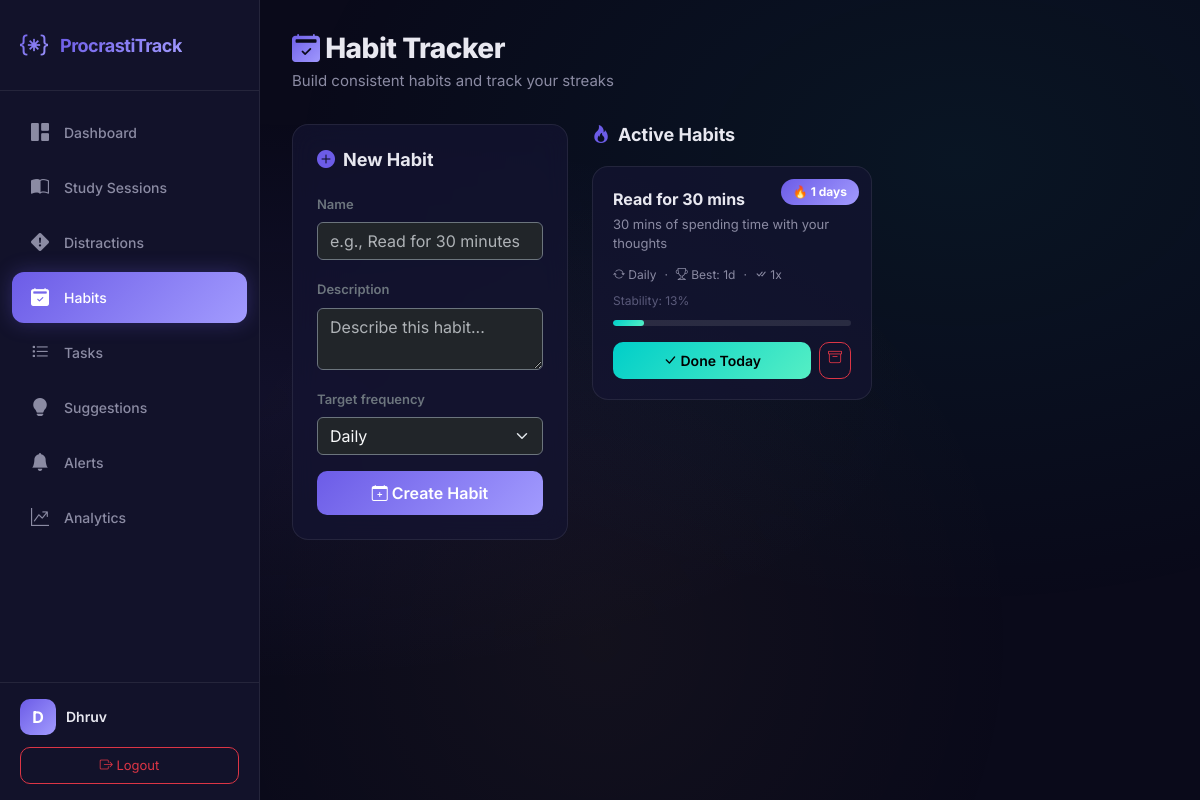
The page /habits/ (signed in) on the database its author committed.
### analyzer/models.py (models this page shows, shortened)
class Habit(models.Model):
    FREQUENCY_CHOICES = [
        ('daily', 'Daily'),
        ('weekly', 'Weekly'),
        ('custom', 'Custom'),
    ]
    user = models.ForeignKey(User, on_delete=models.CASCADE, related_name='habits')
    name = models.CharField(max_length=200)
    description = models.TextField(blank=True, null=True)
    target_frequency = models.CharField(max_length=20, choices=FREQUENCY_CHOICES, default='daily')
    current_streak = models.PositiveIntegerField(default=0)
    longest_streak = models.PositiveIntegerField(default=0)
    total_completions = models.PositiveIntegerField(default=0)
    last_completed = models.DateField(blank=True, null=True)
    is_active = models.BooleanField(default=True)
    created_at = models.DateTimeField(auto_now_add=True)
    @property
    def stability_score(self):
        if self.total_completions == 0:
            return 0
        days_since_creation = max((timezone.now().date() - self.created_at.date()).days, 1)
        if self.target_frequency == 'daily':
            expected = days_since_creation
        elif self.target_frequency == 'weekly':
            expected = max(days_since_creation // 7, 1)
        else:
            expected = max(days_since_creation // 3, 1)
        consistency = min(self.total_completions / expected, 1.0)
        streak_bonus = min(self.current_streak / 30, 0.3)  # Max 30% bonus for 30-day streak
        return min(round((consistency + streak_bonus) * 100), 100)
    class Meta:
        ordering = ['-current_streak']

### analyzer/views.py (the view)
# urls.py: path('habits/', views.habits_view, name='habits'),
@login_required
def habits_view(request):
    if request.method == 'POST':
        form = HabitForm(request.POST)
        if form.is_valid():
            habit = form.save(commit=False)
            habit.user = request.user
            habit.save()
            messages.success(request, f"Habit '{habit.name}' created!")
            return redirect('habits')
    else:
        form = HabitForm()
    habits = Habit.objects.filter(user=request.user, is_active=True)
    return render(request, 'analyzer/habits.html', {
        'form': form,
        'habits': habits,
    })

### analyzer/forms.py
class HabitForm(forms.ModelForm):
    class Meta:
        model = Habit
        fields = ['name', 'description', 'target_frequency']
        widgets = {
            'name': forms.TextInput(attrs={
                'class': 'form-control bg-dark text-light border-secondary',
                'placeholder': 'e.g., Read for 30 minutes'
            }),
            'description': forms.Textarea(attrs={
                'class': 'form-control bg-dark text-light border-secondary',
                'rows': 2,
                'placeholder': 'Describe this habit...'
            }),
            'target_frequency': forms.Select(attrs={
                'class': 'form-select bg-dark text-light border-secondary'
            }),
        }

### analyzer/templates/analyzer/habits.html (shortened to what this page needs)
{% extends 'analyzer/base.html' %}
{% block content %}
<div class="page-header slide-up">
    <h1><i class="bi bi-calendar2-check-fill text-gradient"></i> Habit Tracker</h1>
    <p>Build consistent habits and track your streaks</p>
</div>
<div class="row g-4">
    <div class="col-lg-4">
        <div class="glass-card-static slide-up">
            <h3 class="section-title"><i class="bi bi-plus-circle-fill"></i> New Habit</h3>
            <form method="POST" id="habit-form">
                {% for field in form %}
                <div class="mb-3">
                    <label for="{{ field.id_for_label }}" class="form-label text-secondary" style="font-size:13px;font-weight:600;">{{ field.label }}</label>
                    {{ field }}
                </div>
                {% endfor %}
                <button type="submit" class="btn btn-primary w-100" id="submit-habit">
                    <i class="bi bi-calendar-plus"></i> Create Habit
                </button>
            </form>
        </div>
    </div>
    <div class="col-lg-8">
        <h3 class="section-title slide-up"><i class="bi bi-fire"></i> Active Habits</h3>
        {% if habits %}
        <div class="row g-3">
            {% for habit in habits %}
            <div class="col-md-6">
                <div class="habit-card slide-up" id="habit-{{ habit.pk }}">
                    <span class="streak-badge">🔥 {{ habit.current_streak }} days</span>
                    <div class="habit-name">{{ habit.name }}</div>
                    <div class="habit-desc">{{ habit.description|default:"No description" }}</div>
                    <div class="d-flex align-items-center gap-2 mb-2" style="font-size:12px;color:var(--text-secondary);">
                        <span><i class="bi bi-arrow-repeat"></i> {{ habit.get_target_frequency_display }}</span>
                        <span>·</span>
                        <span><i class="bi bi-trophy"></i> Best: {{ habit.longest_streak }}d</span>
                        <span>·</span>
                        <span><i class="bi bi-check-all"></i> {{ habit.total_completions }}x</span>
                    </div>
                    <div class="d-flex align-items-center justify-content-between" style="font-size:12px;">
                        <span style="color:var(--text-muted);">Stability: {{ habit.stability_score }}%</span>
                    </div>
                    <div class="stability-bar">
                        <div class="fill" style="width:{{ habit.stability_score }}%;"></div>
                    </div>
                    <div class="d-flex gap-2 mt-3">
                        <button class="btn btn-success-custom btn-sm flex-grow-1 complete-habit-btn"
                                data-habit-id="{{ habit.pk }}" id="complete-habit-{{ habit.pk }}">
                            <i class="bi bi-check-lg"></i> Done Today
                        </button>
                        <a href="{% url 'delete_habit' habit.pk %}" class="btn btn-sm btn-outline-danger"
                           style="border-radius:10px;" onclick="return confirm('Archive this habit?')">
                            <i class="bi bi-archive"></i>
                        </a>
                    </div>
                </div>
            </div>
            {% endfor %}
        </div>
        {% endif %}
    </div>
</div>
{% endblock %}

### analyzer/templates/analyzer/base.html (shortened to what this page needs)
{% load static %}
{% load analyzer_extras %}
<!DOCTYPE html>
<html lang="en" data-bs-theme="dark">
<head>
    <link href="https://cdn.jsdelivr.net/npm/bootstrap@5.3.3/dist/css/bootstrap.min.css" rel="stylesheet">
    <link href="https://cdn.jsdelivr.net/npm/bootstrap-icons@1.11.3/font/bootstrap-icons.min.css" rel="stylesheet">
    <link rel="stylesheet" href="{% static 'analyzer/css/style.css' %}">
</head>
<body>
    {% if user.is_authenticated %}
    <nav id="sidebar" class="sidebar">
        <div class="sidebar-brand">
            <i class="bi bi-braces-asterisk brand-icon"></i>
            <span class="brand-text">ProcrastiTrack</span>
        </div>
        <ul class="sidebar-nav">
            <li class="nav-item">
                <a href="{% url 'dashboard' %}" class="nav-link {% if request.resolver_match.url_name == 'dashboard' %}active{% endif %}" id="nav-dashboard">
                    <i class="bi bi-grid-1x2-fill"></i>
                    <span>Dashboard</span>
                </a>
            </li>
            <li class="nav-item">
                <a href="{% url 'study_sessions' %}" class="nav-link {% if request.resolver_match.url_name == 'study_sessions' %}active{% endif %}" id="nav-sessions">
                    <i class="bi bi-book-half"></i>
                    <span>Study Sessions</span>
                </a>
            </li>
            <li class="nav-item">
                <a href="{% url 'distractions' %}" class="nav-link {% if request.resolver_match.url_name == 'distractions' %}active{% endif %}" id="nav-distractions">
                    <i class="bi bi-exclamation-diamond-fill"></i>
                    <span>Distractions</span>
                </a>
            </li>
            <li class="nav-item">
                <a href="{% url 'habits' %}" class="nav-link {% if request.resolver_match.url_name == 'habits' %}active{% endif %}" id="nav-habits">
                    <i class="bi bi-calendar2-check-fill"></i>
                    <span>Habits</span>
                </a>
            </li>
            <li class="nav-item">
                <a href="{% url 'tasks' %}" class="nav-link {% if request.resolver_match.url_name == 'tasks' %}active{% endif %}" id="nav-tasks">
                    <i class="bi bi-list-task"></i>
                    <span>Tasks</span>
                </a>
            </li>
            <li class="nav-item">
                <a href="{% url 'suggestions' %}" class="nav-link {% if request.resolver_match.url_name == 'suggestions' %}active{% endif %}" id="nav-suggestions">
                    <i class="bi bi-lightbulb-fill"></i>
                    <span>Suggestions</span>
                </a>
            </li>
            <li class="nav-item">
                <a href="{% url 'alerts' %}" class="nav-link {% if request.resolver_match.url_name == 'alerts' %}active{% endif %}" id="nav-alerts">
                    <i class="bi bi-bell-fill"></i>
                    <span>Alerts</span>
                </a>
            </li>
            <li class="nav-item">
                <a href="{% url 'analytics' %}" class="nav-link {% if request.resolver_match.url_name == 'analytics' %}active{% endif %}" id="nav-analytics">
                    <i class="bi bi-graph-up-arrow"></i>
                    <span>Analytics</span>
                </a>
            </li>
        </ul>
        <div class="sidebar-footer">
            <div class="user-info">
                <div class="user-avatar">{{ user.username|make_list|first|upper }}</div>
                <span class="user-name">{{ user.username }}</span>
            </div>
            <a href="{% url 'logout' %}" class="btn btn-outline-danger btn-sm logout-btn" id="logout-btn">
                <i class="bi bi-box-arrow-right"></i> Logout
            </a>
        </div>
    </nav>
    <main class="main-content">
        {% block content %}{% endblock %}
    </main>
    {% endif %}
</body>
</html>

### rows shown on the page
Habit: current_streak "1", name "Read for 30 mins", description "30 mins of spending time with your thoughts", target_frequency "Daily", longest_streak "1", total_completions "1", stability_score "13"

### other values the page prints
{{ user.username|make_list|first|upper }} "D"
{{ user.username }} "Dhruv"
{{ field.label }} "Name" "Description" "Target frequency"
